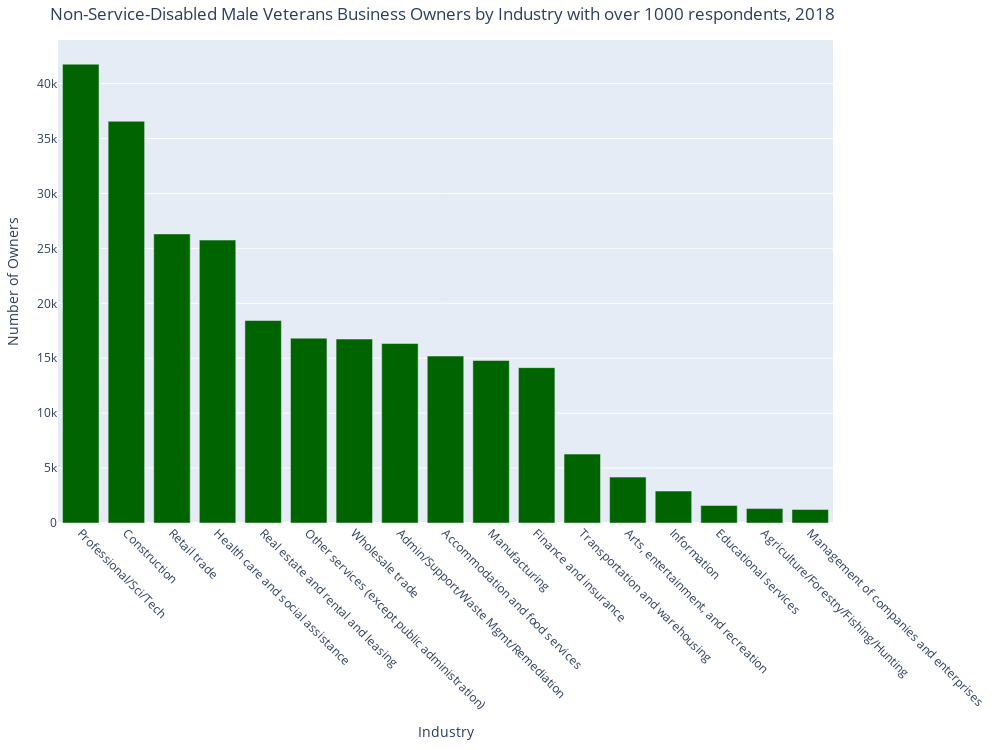

Notebook cell for this chart:
### Code cell
fig04 = px.bar(MNonSerDis[1:], x = 'NAICS2017_LABEL',  y= 'OWNPDEMP', title="Non-Service-Disabled Male Veterans Business Owners by Industry with over 1000 respondents, 2018", color_discrete_sequence =['darkgreen']*len(MNonServDisVetOwn),labels = {"OWNPDEMP": "Number of Owners", "NAICS2017_LABEL": "Industry"}, height=750, width=1000)




fig04.update_layout(showlegend=False, barmode='stack', xaxis={'categoryorder':'total descending'}, margin=dict(l=20,r=20,t=40,b=40))



fig04.update_xaxes(tickangle=45)
fig04.show()


fig04.write_image(r"VetOwnMNSD1000plus.png")

### Figure 1 — Plotly figure (JSON) as saved in the notebook; plotly's stock layout.template omitted (floating-point values rounded to 4 significant figures)
{"data": [{"alignmentgroup": "True", "hovertemplate": "Industry=%{x}<br>Number of Owners=%{y}<extra></extra>", "legendgroup": "", "marker": {"color": "darkgreen", "pattern": {"shape": ""}}, "name": "", "offsetgroup": "", "orientation": "v", "showlegend": false, "textposition": "auto", "type": "bar", "x": ["Agriculture/Forestry/Fishing/Hunting", "Construction", "Manufacturing", "Wholesale trade", "Retail trade", "Transportation and warehousing", "Information", "Finance and insurance", "Real estate and rental and leasing", "Professional/Sci/Tech", "Management of companies and enterprises", "Admin/Support/Waste Mgmt/Remediation", "Educational services", "Health care and social assistance", "Arts, entertainment, and recreation", "Accommodation and food services", "Other services (except public administration)"], "xaxis": "x", "y": [1309, 36578, 14797, 16750, 26318, 6274, 2911, 14142, 18436, 41775, 1233, 16340, 1596, 25757, 4177, 15200, 16828], "yaxis": "y"}], "layout": {"barmode": "stack", "height": 750, "legend": {"tracegroupgap": 0}, "margin": {"b": 40, "l": 20, "r": 20, "t": 40}, "showlegend": false, "title": {"text": "Non-Service-Disabled Male Veterans Business Owners by Industry with over 1000 respondents, 2018"}, "width": 1000, "xaxis": {"anchor": "y", "categoryorder": "total descending", "domain": [0, 1], "tickangle": 45, "title": {"text": "Industry"}}, "yaxis": {"anchor": "x", "domain": [0, 1], "title": {"text": "Number of Owners"}}}}
